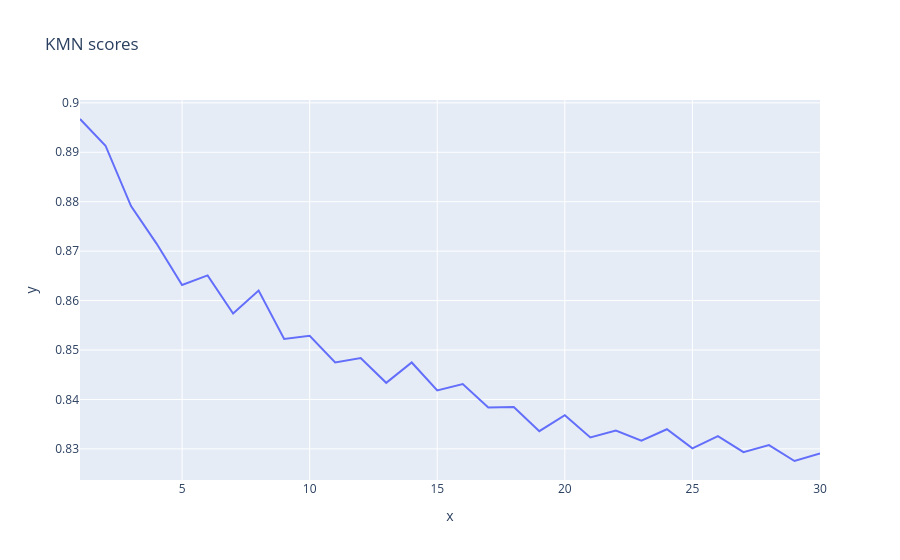

Notebook code for this chart:
### Code cell
fig = px.line(x = k_values, y =scores,title='KMN scores')
fig.show()

### Figure 1 — Plotly figure (JSON) as saved in the notebook; plotly's stock layout.template omitted (floating-point values rounded to 4 significant figures)
{"data": [{"hovertemplate": "x=%{x}<br>y=%{y}<extra></extra>", "legendgroup": "", "line": {"color": "#636efa", "dash": "solid"}, "marker": {"symbol": "circle"}, "mode": "lines", "name": "", "orientation": "v", "showlegend": false, "type": "scatter", "x": [1, 2, 3, 4, 5, 6, 7, 8, 9, 10, 11, 12, 13, 14, 15, 16, 17, 18, 19, 20, 21, 22, 23, 24, 25, 26, 27, 28, 29, 30], "xaxis": "x", "y": [0.8967, 0.8913, 0.8791, 0.8715, 0.8632, 0.8651, 0.8574, 0.862, 0.8522, 0.8529, 0.8475, 0.8484, 0.8434, 0.8475, 0.8418, 0.8431, 0.8383, 0.8385, 0.8336, 0.8368, 0.8323, 0.8337, 0.8317, 0.834, 0.8301, 0.8326, 0.8293, 0.8308, 0.8275, 0.8291], "yaxis": "y"}], "layout": {"legend": {"tracegroupgap": 0}, "title": {"text": "KMN scores"}, "xaxis": {"anchor": "y", "domain": [0, 1], "title": {"text": "x"}}, "yaxis": {"anchor": "x", "domain": [0, 1], "title": {"text": "y"}}}}
